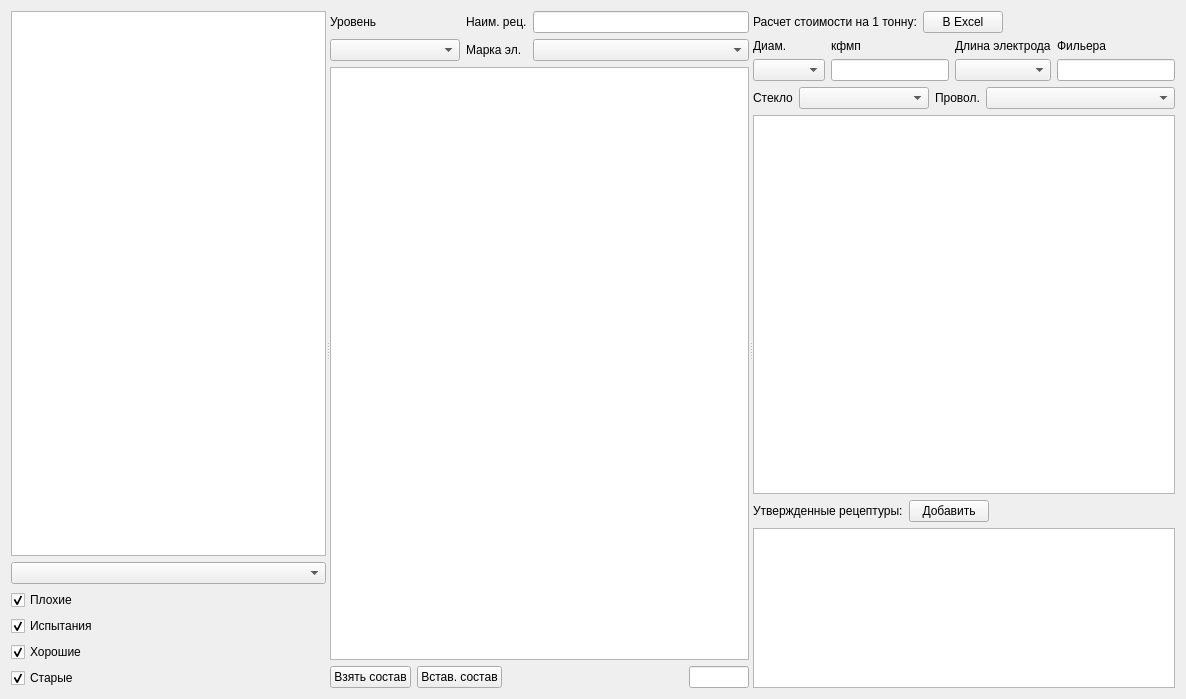
<?xml version="1.0" encoding="UTF-8"?>
<ui version="4.0">
 <class>FormRcp</class>
 <widget class="QWidget" name="FormRcp">
  <property name="geometry">
   <rect>
    <x>0</x>
    <y>0</y>
    <width>1186</width>
    <height>699</height>
   </rect>
  </property>
  <property name="windowTitle">
   <string>Form</string>
  </property>
  <layout class="QVBoxLayout" name="verticalLayout_3">
   <item>
    <widget class="QSplitter" name="splitter">
     <property name="sizePolicy">
      <sizepolicy hsizetype="Expanding" vsizetype="Expanding">
       <horstretch>0</horstretch>
       <verstretch>0</verstretch>
      </sizepolicy>
     </property>
     <property name="orientation">
      <enum>Qt::Orientation::Horizontal</enum>
     </property>
     <widget class="QWidget" name="layoutWidget">
      <layout class="QVBoxLayout" name="verticalLayout_2">
       <item>
        <widget class="RestTableView" name="tableViewRcp">
         <property name="sizePolicy">
          <sizepolicy hsizetype="Preferred" vsizetype="Expanding">
           <horstretch>0</horstretch>
           <verstretch>0</verstretch>
          </sizepolicy>
         </property>
         <property name="minimumSize">
          <size>
           <width>300</width>
           <height>0</height>
          </size>
         </property>
        </widget>
       </item>
       <item>
        <widget class="RestComboBox" name="comboBoxMarkOnly"/>
       </item>
       <item>
        <widget class="QCheckBox" name="checkBoxBad">
         <property name="text">
          <string>Плохие</string>
         </property>
         <property name="checked">
          <bool>true</bool>
         </property>
        </widget>
       </item>
       <item>
        <widget class="QCheckBox" name="checkBoxTest">
         <property name="text">
          <string>Испытания</string>
         </property>
         <property name="checked">
          <bool>true</bool>
         </property>
        </widget>
       </item>
       <item>
        <widget class="QCheckBox" name="checkBoxOk">
         <property name="text">
          <string>Хорошие</string>
         </property>
         <property name="checked">
          <bool>true</bool>
         </property>
        </widget>
       </item>
       <item>
        <widget class="QCheckBox" name="checkBoxOld">
         <property name="text">
          <string>Старые</string>
         </property>
         <property name="checked">
          <bool>true</bool>
         </property>
        </widget>
       </item>
      </layout>
     </widget>
     <widget class="QWidget" name="layoutWidget">
      <layout class="QVBoxLayout" name="verticalLayout_4">
       <item>
        <layout class="QVBoxLayout" name="verticalLayout_6">
         <item>
          <layout class="QGridLayout" name="gridLayout">
           <item row="0" column="0">
            <widget class="QLabel" name="label">
             <property name="text">
              <string>Уровень</string>
             </property>
            </widget>
           </item>
           <item row="0" column="1">
            <widget class="QLabel" name="label_2">
             <property name="text">
              <string>Наим. рец.</string>
             </property>
            </widget>
           </item>
           <item row="1" column="0">
            <widget class="RestComboBox" name="comboBoxLev">
             <property name="minimumSize">
              <size>
               <width>130</width>
               <height>0</height>
              </size>
             </property>
            </widget>
           </item>
           <item row="1" column="2">
            <widget class="RestComboBox" name="comboBoxMark">
             <property name="minimumSize">
              <size>
               <width>150</width>
               <height>0</height>
              </size>
             </property>
            </widget>
           </item>
           <item row="0" column="2">
            <widget class="QLineEdit" name="lineEditNam"/>
           </item>
           <item row="1" column="1">
            <widget class="QLabel" name="label_3">
             <property name="text">
              <string>Марка эл.</string>
             </property>
            </widget>
           </item>
          </layout>
         </item>
         <item>
          <widget class="RestTableView" name="tableViewData">
           <property name="minimumSize">
            <size>
             <width>400</width>
             <height>0</height>
            </size>
           </property>
          </widget>
         </item>
         <item>
          <layout class="QHBoxLayout" name="horizontalLayout">
           <item>
            <widget class="QPushButton" name="pushButtonCopy">
             <property name="text">
              <string>Взять состав</string>
             </property>
            </widget>
           </item>
           <item>
            <widget class="QPushButton" name="pushButtonPaste">
             <property name="enabled">
              <bool>true</bool>
             </property>
             <property name="text">
              <string>Встав. состав</string>
             </property>
            </widget>
           </item>
           <item>
            <spacer name="horizontalSpacer">
             <property name="orientation">
              <enum>Qt::Orientation::Horizontal</enum>
             </property>
             <property name="sizeHint" stdset="0">
              <size>
               <width>40</width>
               <height>20</height>
              </size>
             </property>
            </spacer>
           </item>
           <item>
            <widget class="QLineEdit" name="lineEditItogo">
             <property name="maximumSize">
              <size>
               <width>60</width>
               <height>16777215</height>
              </size>
             </property>
             <property name="readOnly">
              <bool>true</bool>
             </property>
            </widget>
           </item>
          </layout>
         </item>
        </layout>
       </item>
      </layout>
     </widget>
     <widget class="QWidget" name="layoutWidget">
      <layout class="QVBoxLayout" name="verticalLayout">
       <item>
        <layout class="QHBoxLayout" name="horizontalLayout_4">
         <item>
          <widget class="QLabel" name="label_11">
           <property name="text">
            <string>Расчет стоимости на 1 тонну:</string>
           </property>
          </widget>
         </item>
         <item>
          <widget class="QPushButton" name="pushButtonXlsx">
           <property name="text">
            <string>В Excel</string>
           </property>
          </widget>
         </item>
         <item>
          <spacer name="horizontalSpacer_4">
           <property name="orientation">
            <enum>Qt::Orientation::Horizontal</enum>
           </property>
           <property name="sizeHint" stdset="0">
            <size>
             <width>40</width>
             <height>20</height>
            </size>
           </property>
          </spacer>
         </item>
        </layout>
       </item>
       <item>
        <layout class="QGridLayout" name="gridLayout_3">
         <item row="1" column="1">
          <widget class="DoubleLineEdit" name="lineEditKfmp"/>
         </item>
         <item row="0" column="0">
          <widget class="QLabel" name="label_4">
           <property name="text">
            <string>Диам.</string>
           </property>
          </widget>
         </item>
         <item row="0" column="1">
          <widget class="QLabel" name="label_5">
           <property name="text">
            <string>кфмп</string>
           </property>
          </widget>
         </item>
         <item row="1" column="0">
          <widget class="RestComboBox" name="comboBoxDiam"/>
         </item>
         <item row="0" column="2">
          <widget class="QLabel" name="label_6">
           <property name="text">
            <string>Длина электрода</string>
           </property>
          </widget>
         </item>
         <item row="1" column="2">
          <widget class="RestComboBox" name="comboBoxLel"/>
         </item>
         <item row="0" column="3">
          <widget class="QLabel" name="label_7">
           <property name="text">
            <string>Фильера</string>
           </property>
          </widget>
         </item>
         <item row="1" column="3">
          <widget class="DoubleLineEdit" name="lineEditFil"/>
         </item>
        </layout>
       </item>
       <item>
        <layout class="QHBoxLayout" name="horizontalLayout_3">
         <item>
          <widget class="QLabel" name="label_9">
           <property name="sizePolicy">
            <sizepolicy hsizetype="Maximum" vsizetype="Preferred">
             <horstretch>0</horstretch>
             <verstretch>0</verstretch>
            </sizepolicy>
           </property>
           <property name="text">
            <string>Стекло</string>
           </property>
          </widget>
         </item>
         <item>
          <widget class="RestComboBox" name="comboBoxGlass">
           <property name="maximumSize">
            <size>
             <width>130</width>
             <height>16777215</height>
            </size>
           </property>
          </widget>
         </item>
         <item>
          <widget class="QLabel" name="label_8">
           <property name="sizePolicy">
            <sizepolicy hsizetype="Maximum" vsizetype="Preferred">
             <horstretch>0</horstretch>
             <verstretch>0</verstretch>
            </sizepolicy>
           </property>
           <property name="text">
            <string>Провол.</string>
           </property>
          </widget>
         </item>
         <item>
          <widget class="RestComboBox" name="comboBoxProv"/>
         </item>
        </layout>
       </item>
       <item>
        <widget class="RestTableView" name="tableViewCalc">
         <property name="sizePolicy">
          <sizepolicy hsizetype="Preferred" vsizetype="Expanding">
           <horstretch>0</horstretch>
           <verstretch>0</verstretch>
          </sizepolicy>
         </property>
         <attribute name="verticalHeaderVisible">
          <bool>false</bool>
         </attribute>
        </widget>
       </item>
       <item>
        <layout class="QHBoxLayout" name="horizontalLayout_2">
         <item>
          <widget class="QLabel" name="label_10">
           <property name="text">
            <string>Утвержденные рецептуры:</string>
           </property>
          </widget>
         </item>
         <item>
          <widget class="QPushButton" name="pushButtonAddConf">
           <property name="text">
            <string>Добавить</string>
           </property>
          </widget>
         </item>
         <item>
          <spacer name="horizontalSpacer_2">
           <property name="orientation">
            <enum>Qt::Orientation::Horizontal</enum>
           </property>
           <property name="sizeHint" stdset="0">
            <size>
             <width>40</width>
             <height>20</height>
            </size>
           </property>
          </spacer>
         </item>
        </layout>
       </item>
       <item>
        <widget class="QTableView" name="tableViewConf">
         <property name="sizePolicy">
          <sizepolicy hsizetype="Preferred" vsizetype="Expanding">
           <horstretch>0</horstretch>
           <verstretch>0</verstretch>
          </sizepolicy>
         </property>
         <property name="maximumSize">
          <size>
           <width>16777215</width>
           <height>160</height>
          </size>
         </property>
         <attribute name="verticalHeaderVisible">
          <bool>false</bool>
         </attribute>
        </widget>
       </item>
      </layout>
     </widget>
    </widget>
   </item>
   <item>
    <layout class="QHBoxLayout" name="horizontalLayoutMapper">
     <item>
      <spacer name="horizontalSpacer_3">
       <property name="orientation">
        <enum>Qt::Orientation::Horizontal</enum>
       </property>
       <property name="sizeHint" stdset="0">
        <size>
         <width>0</width>
         <height>0</height>
        </size>
       </property>
      </spacer>
     </item>
    </layout>
   </item>
  </layout>
 </widget>
 <customwidgets>
  <customwidget>
   <class>RestTableView</class>
   <extends>QTableView</extends>
   <header>rest/resttableview.h</header>
  </customwidget>
  <customwidget>
   <class>RestComboBox</class>
   <extends>QComboBox</extends>
   <header>rest/restcombobox.h</header>
  </customwidget>
  <customwidget>
   <class>DoubleLineEdit</class>
   <extends>QLineEdit</extends>
   <header>widgets/doublelineedit.h</header>
  </customwidget>
 </customwidgets>
 <resources/>
 <connections/>
</ui>
